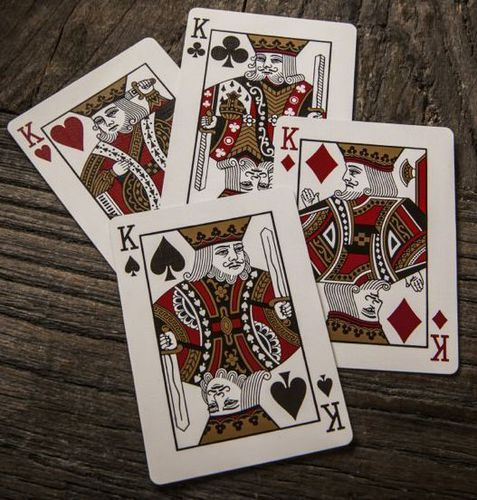
#> input picture Python/OpenCV/Ressources/cards.png, 477 x 500 px, given in place of the camera
$ python laptop_cam_version.py
#> lines starting #> are read from the running program, lines starting #| are printed output that depends on the picture; after the words box and inside, x2 and y2 are one past the last pixel; in counts of white or black regions, pixels touching at a corner belong together
### Python/OpenCV/useful_functions.py
import cv2
import numpy as np

def stack_images(scale,imgArray):
    rows = len(imgArray)
    cols = len(imgArray[0])
    rowsAvailable = isinstance(imgArray[0], list)
    width = imgArray[0][0].shape[1]
    height = imgArray[0][0].shape[0]
    if rowsAvailable:
        for x in range ( 0, rows):
            for y in range(0, cols):
                if imgArray[x][y].shape[:2] == imgArray[0][0].shape [:2]:
                    imgArray[x][y] = cv2.resize(imgArray[x][y], (0, 0), None, scale, scale)
                else:
                    imgArray[x][y] = cv2.resize(imgArray[x][y], (imgArray[0][0].shape[1], imgArray[0][0].shape[0]), None, scale, scale)
                if len(imgArray[x][y].shape) == 2: imgArray[x][y]= cv2.cvtColor( imgArray[x][y], cv2.COLOR_GRAY2BGR)
        imageBlank = np.zeros((height, width, 3), np.uint8)
        hor = [imageBlank]*rows
        hor_con = [imageBlank]*rows
        for x in range(0, rows):
            hor[x] = np.hstack(imgArray[x])
        ver = np.vstack(hor)
    else:
        for x in range(0, rows):
            if imgArray[x].shape[:2] == imgArray[0].shape[:2]:
                imgArray[x] = cv2.resize(imgArray[x], (0, 0), None, scale, scale)
            else:
                imgArray[x] = cv2.resize(imgArray[x], (imgArray[0].shape[1], imgArray[0].shape[0]), None,scale, scale)
            if len(imgArray[x].shape) == 2: imgArray[x] = cv2.cvtColor(imgArray[x], cv2.COLOR_GRAY2BGR)
        hor = np.hstack(imgArray)
        ver = hor
    return ver

# [35 lines left out: functions draw_contours, get_contours, not called in this run]


### Python/OpenCV/Document Scanner/laptop_cam_version.py
# PROJECT 2 : DOCUMENT SCANNER

import cv2
import numpy as np
import os, sys

sys.path.append(os.path.dirname(os.path.dirname(os.path.abspath(__file__))))
from useful_functions import stack_images

FRAME_WIDTH = 640
FRAME_HEIGHT = 480

blank_img = np.zeros((FRAME_WIDTH, FRAME_HEIGHT), np.uint8)

cap = cv2.VideoCapture(0)
cap.set(10, 150)

def get_img_treshold(img):
    img_gray = cv2.cvtColor(img, cv2.COLOR_BGR2GRAY)
    img_blur = cv2.GaussianBlur(img_gray, (7, 7), 1)
    img_canny = cv2.Canny(img_blur, 75, 200)
    # cv2.imshow("Canny", img_canny)
    kernel = np.ones((5, 5))
    img_dialation = cv2.dilate(img_canny, kernel, iterations=2)
    img_eroded = cv2.erode(img_dialation, kernel, iterations=1)
    return img_eroded

def get_contours(img, area_treshold=5000, points_treshold=0.02):
    biggest = None
    biggest_approx = np.array([])
    max_area = 0
    contours, hierarchy = cv2.findContours(img, cv2.RETR_EXTERNAL, cv2.CHAIN_APPROX_NONE)
    for cnt in contours:
        area = cv2.contourArea(cnt)
        if area > area_treshold:
            # cv2.drawContours(img_contour, cnt, -1, (255, 0, 0), 3)
            peri = cv2.arcLength(cnt, True)
            approx = cv2.approxPolyDP(cnt, points_treshold*peri, True)
            if area > max_area and len(approx) == 4:
                max_area = area
                biggest = cnt
                biggest_approx = approx
    cv2.drawContours(img_biggest_contour, biggest, -1, (0, 255, 0), 5)
    return biggest_approx

def order_points(points):
    points = points.reshape((4,2))
    points_new = np.zeros((4,1,2),np.int32)
    add = points.sum(1)
    points_new[0] = points[np.argmin(add)]
    points_new[3] = points[np.argmax(add)]
    diff = np.diff(points,axis=1)
    points_new[1]= points[np.argmin(diff)]
    points_new[2] = points[np.argmax(diff)]
    return points_new

def get_warp(img, approx):
    approx = order_points(approx)
    pts1 = np.float32(approx)
    pts2 = np.float32([[0, 0], [FRAME_WIDTH, 0], [0, FRAME_HEIGHT], [FRAME_WIDTH, FRAME_HEIGHT]])

    matrix = cv2.getPerspectiveTransform(pts1, pts2)
    img_output = cv2.warpPerspective(img, matrix, (FRAME_WIDTH, FRAME_HEIGHT))

    img_cropped = img_output[20:img_output.shape[0]-20, 20:img_output.shape[1]-20]
    img_cropped = cv2.resize(img_cropped, (FRAME_WIDTH, FRAME_HEIGHT))
    return img_cropped

while 1:
    success, img = cap.read()
#> img is the input picture: shape (500, 477, 3); mean B, G, R 88.1, 96.6, 109.6
    img = cv2.resize(img, (FRAME_WIDTH, FRAME_HEIGHT))
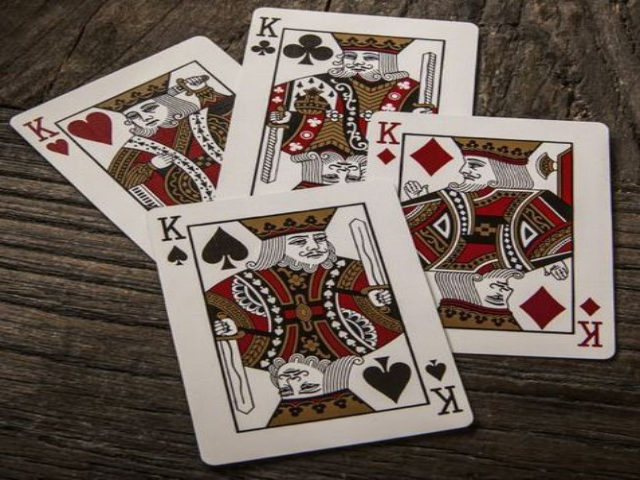
#> img: shape (480, 640, 3); mean B, G, R 88, 96.4, 109.5

    img_gray = cv2.cvtColor(img, cv2.COLOR_BGR2GRAY)
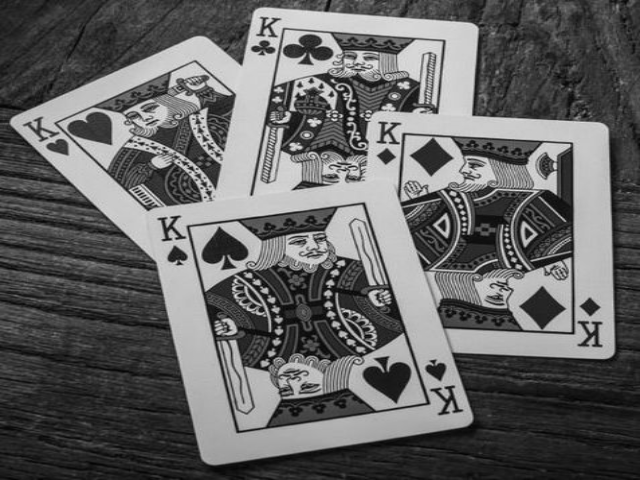
#> img_gray: shape (480, 640); min 2, max 240, mean 99.4
    img_blur = cv2.GaussianBlur(img_gray, (7, 7), 1)
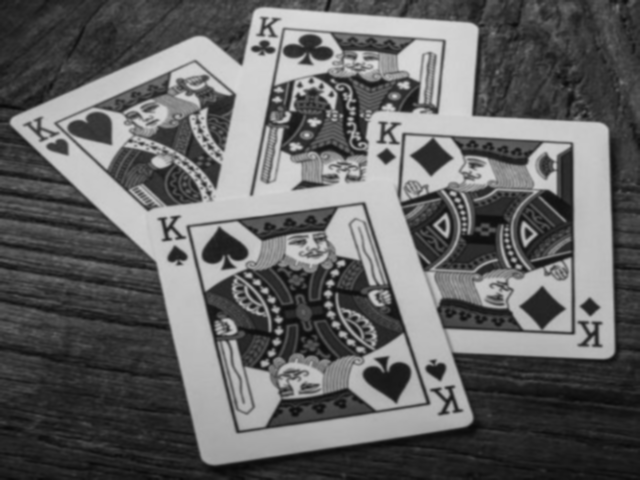
#> img_blur: shape (480, 640); min 9, max 217, mean 99.4
    img_canny = cv2.Canny(img_blur, 75, 200)
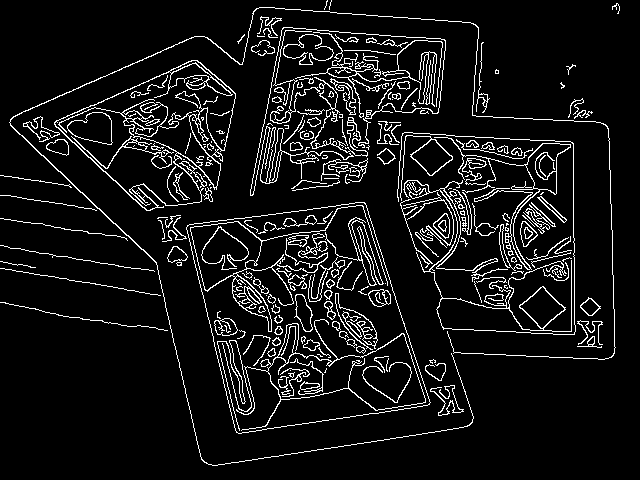
#> img_canny: shape (480, 640); 8.2% white in thin lines or dots
    # cv2.imshow("Canny", img_canny)
    kernel = np.ones((5, 5))
    img_dialation = cv2.dilate(img_canny, kernel, iterations=2)
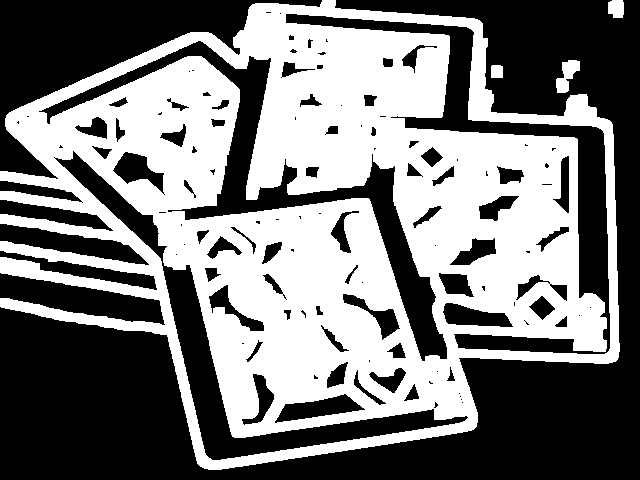
#> img_dialation: shape (480, 640); 47.5% white; 4 white regions, box (x1, y1, x2, y2) and area: (0, 0, 620, 470) 145014, (556, 60, 580, 93) 439, (608, 0, 624, 18) 257, (491, 65, 503, 78) 153
    img_eroded = cv2.erode(img_dialation, kernel, iterations=1)
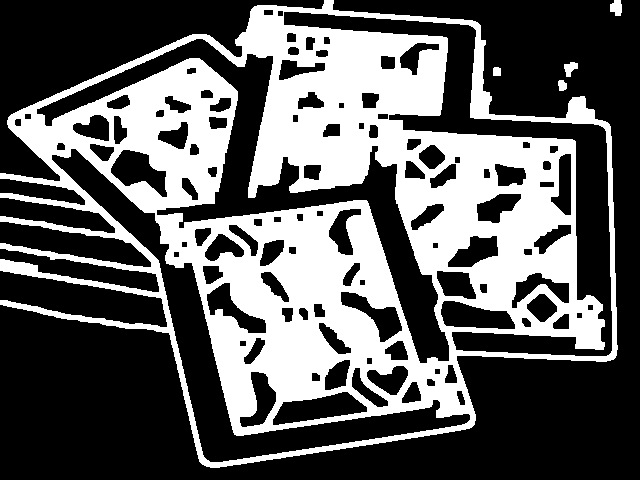
#> img_eroded: shape (480, 640); 36.7% white; 5 white regions

    # img_eroded = get_img_treshold(img)
    img_contour = img.copy()
    img_biggest_contour = img.copy()

    biggest_contour = get_contours(img_eroded)
#> in get_contours, `contours, hierarchy = cv2.findContours(img, cv2.RETR_EXTERNAL, cv2.CHA..`: contours = 5 contours; box (x1, y1, x2, y2) and area: (0, 0, 618, 468) 188144, (610, 0, 622, 16) 126, (564, 62, 578, 77) 108, (558, 80, 567, 91) 65, (493, 67, 501, 76) 54
#> the loop in get_contours, `for cnt in contours:` made 5 passes
#> (area, peri) on pass 5: (188143.5, 3662.5)
#> area on passes 1 to 4: 65, 54, 108, 126.5
#> after the loop in get_contours, `for cnt in contours:`: biggest_approx = empty array; max_area = 0
#> biggest_contour = empty array
    img_warp = get_warp(img, biggest_contour) if biggest_contour.size else img.copy()

    img_stack = stack_images(0.5, ([img, img_gray, img_blur, img_canny],
                                   [img_eroded, img_contour, img_biggest_contour, img_warp]))
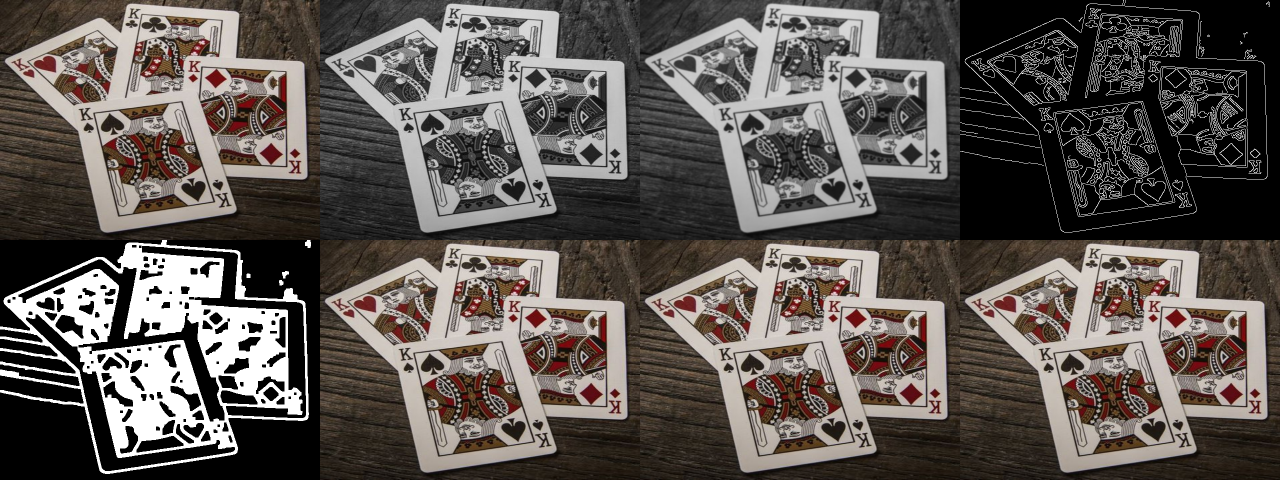
#> img_stack: shape (480, 1280, 3); mean B, G, R 83.3, 87.5, 94
    cv2.imshow("Video", img_stack)

    if cv2.waitKey(1) & 0xFF == ord('q'):
#> (key q is pressed here)
        break
